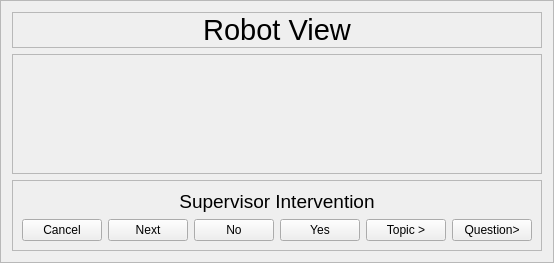
         <widget class="QFrame" name="frame_62">
          <property name="frameShape">
           <enum>QFrame::StyledPanel</enum>
          </property>
          <property name="frameShadow">
           <enum>QFrame::Raised</enum>
          </property>
          <layout class="QGridLayout" name="gridLayout_73">
           <item row="0" column="0">
            <widget class="QLabel" name="label_83">
             <property name="font">
              <font>
               <family>Ubuntu</family>
               <pointsize>22</pointsize>
              </font>
             </property>
             <property name="frameShape">
              <enum>QFrame::StyledPanel</enum>
             </property>
             <property name="text">
              <string>Robot View</string>
             </property>
             <property name="alignment">
              <set>Qt::AlignCenter</set>
             </property>
            </widget>
           </item>
           <item row="1" column="0">
            <widget class="QFrame" name="frame_48">
             <property name="maximumSize">
              <size>
               <width>582</width>
               <height>521</height>
              </size>
             </property>
             <property name="font">
              <font>
               <family>Ubuntu</family>
              </font>
             </property>
             <property name="frameShape">
              <enum>QFrame::StyledPanel</enum>
             </property>
             <property name="frameShadow">
              <enum>QFrame::Raised</enum>
             </property>
             <layout class="QGridLayout" name="gridLayout_52">
              <item row="0" column="1">
               <spacer name="verticalSpacer_8">
                <property name="orientation">
                 <enum>Qt::Vertical</enum>
                </property>
                <property name="sizeHint" stdset="0">
                 <size>
                  <width>20</width>
                  <height>40</height>
                 </size>
                </property>
               </spacer>
              </item>
              <item row="1" column="0">
               <spacer name="horizontalSpacer_34">
                <property name="orientation">
                 <enum>Qt::Horizontal</enum>
                </property>
                <property name="sizeHint" stdset="0">
                 <size>
                  <width>40</width>
                  <height>20</height>
                 </size>
                </property>
               </spacer>
              </item>
              <item row="1" column="1">
               <widget class="QLabel" name="img_from_cam">
                <property name="maximumSize">
                 <size>
                  <width>320</width>
                  <height>240</height>
                 </size>
                </property>
                <property name="text">
                 <string/>
                </property>
                <property name="pixmap">
                 <pixmap resource="imgs.qrc">:/imgs/cub.jpg</pixmap>
                </property>
                <property name="scaledContents">
                 <bool>true</bool>
                </property>
               </widget>
              </item>
              <item row="1" column="2">
               <spacer name="horizontalSpacer_35">
                <property name="orientation">
                 <enum>Qt::Horizontal</enum>
                </property>
                <property name="sizeHint" stdset="0">
                 <size>
                  <width>40</width>
                  <height>20</height>
                 </size>
                </property>
               </spacer>
              </item>
              <item row="2" column="1">
               <spacer name="verticalSpacer_11">
                <property name="orientation">
                 <enum>Qt::Vertical</enum>
                </property>
                <property name="sizeHint" stdset="0">
                 <size>
                  <width>20</width>
                  <height>40</height>
                 </size>
                </property>
               </spacer>
              </item>
             </layout>
            </widget>
           </item>
           <item row="2" column="0">
            <widget class="QFrame" name="frame_61">
             <property name="frameShape">
              <enum>QFrame::StyledPanel</enum>
             </property>
             <property name="frameShadow">
              <enum>QFrame::Raised</enum>
             </property>
             <layout class="QGridLayout" name="gridLayout_48">
              <item row="1" column="2">
               <widget class="QPushButton" name="pushButton_8">
                <property name="text">
                 <string>No</string>
                </property>
               </widget>
              </item>
              <item row="1" column="0">
               <widget class="QPushButton" name="pushButton_10">
                <property name="text">
                 <string>Cancel</string>
                </property>
                <property name="default">
                 <bool>false</bool>
                </property>
                <property name="flat">
                 <bool>false</bool>
                </property>
               </widget>
              </item>
              <item row="1" column="3">
               <widget class="QPushButton" name="pushButton_7">
                <property name="text">
                 <string>Yes</string>
                </property>
               </widget>
              </item>
              <item row="1" column="1">
               <widget class="QPushButton" name="pushButton_9">
                <property name="text">
                 <string>Next</string>
                </property>
               </widget>
              </item>
              <item row="1" column="4">
               <widget class="QPushButton" name="run_next_topic_pushButton">
                <property name="text">
                 <string>Topic &gt;</string>
                </property>
               </widget>
              </item>
              <item row="1" column="5">
               <widget class="QPushButton" name="run_next_question_pushButton">
                <property name="text">
                 <string>Question&gt;</string>
                </property>
               </widget>
              </item>
              <item row="0" column="0" colspan="6">
               <widget class="QLabel" name="label_206">
                <property name="font">
                 <font>
                  <pointsize>14</pointsize>
                  <weight>50</weight>
                  <bold>false</bold>
                 </font>
                </property>
                <property name="text">
                 <string>Supervisor Intervention</string>
                </property>
                <property name="alignment">
                 <set>Qt::AlignCenter</set>
                </property>
               </widget>
              </item>
             </layout>
            </widget>
           </item>
          </layout>
         </widget>
